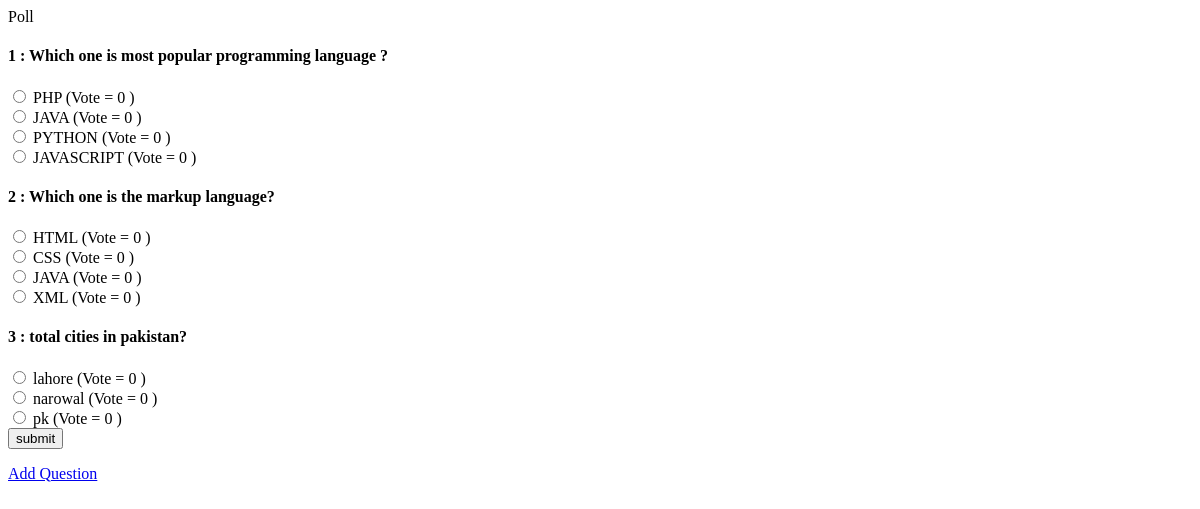
Before: /quiz (signed in) with the older database file.
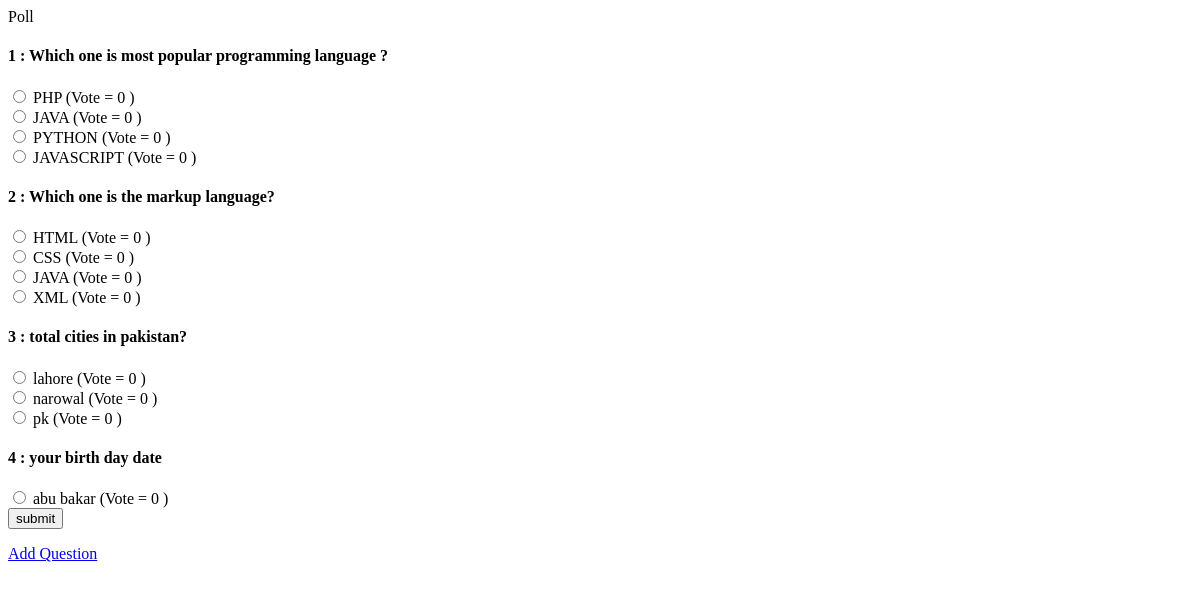
After: the same page with the newer database file.
### app/models.py (models this page shows, shortened)
class Question(models.Model):
    title=models.CharField(max_length=200)
    q_date=models.DateTimeField(auto_now_add=True)
    voted_by = models.ManyToManyField(settings.AUTH_USER_MODEL, through=Vote)

class Choice(models.Model):
    question=models.ForeignKey(Question, on_delete=models.CASCADE, related_name="choices")
    title=models.CharField(max_length=100)

### app/views.py (the view, shortened to what this page needs)
# urls.py: path('quiz' , All_question , name='quiz')
def All_question(request):
    if request.user.is_authenticated:
        qs=Question.objects.all().annotate(is_user_already_voted=Count("voted_by", filter=Q(voted_by=request.user.id)))
        return render(request, 'quiz.html' ,{'questions':qs})
    else:
        return HttpResponseRedirect('accounts/login')

### app/templates/quiz.html (shortened to what this page needs)
{% load static %}
    <div class="container-fluid">
        <div class="container">
            <p class="text-center alert alert-info mt-5">Poll</p>
            <form action="" method="Post">
                {% for question in questions %}
                <h4><span>{{ forloop.counter }} : </span> {{question.title}}</h4>
                {% for choice in question.choices.all %}
                <input type="radio" name="question-{{question.id}}" value="{{choice.id}}" {% if question.is_user_already_voted %}disabled {% endif %}> {{choice.title}} (Vote =
                {{question.voted_by.count}} )<br>
                {% endfor %}
                {% endfor %}
                <input type="submit" value="submit" class="btn btn-success m-2" {% if question.is_user_already_voted %}disabled{% endif %}>
            </form>
            <a href="{% url 'addquesion' %}" class="btn btn-info mt-3 center">Add Question</a>
        </div>
    </div>

Changed rows visible on the page:
added Question: title "your birth day date", voted_by.count "0"
added Choice: title "abu bakar", shown under "your birth day date"
